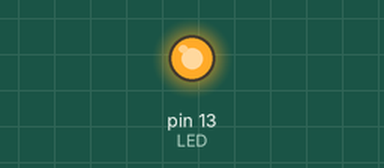
Recording of a sketch running on a simulated Arduino Uno, built with avr-gcc and run on an emulated ATmega328P. Parts: output pins drawn as LEDs (lit = HIGH). What the sketch prints to the serial monitor is not drawn.

Above: at 0.1 s.
At 5.7 s:
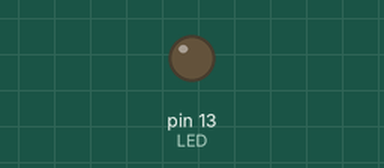
Timing chart, 0 to 40.0 s (numbered marks = the images above):
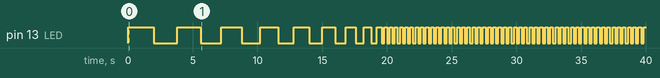

Measured:
- by itself, pin 13 (LED): LOW → HIGH at 0.00 s, → LOW 2.0 s later, → HIGH 1.8 s later, → LOW 1.8 s later, … (119 changes in this stretch)

The sketch:

Variable_Blinking_LED.ino
```cpp
//Johnny Krosby
//Variable LED Blinker
//The light gradually get faster

int LED = 13;
int counter = 0;
bool ledState = false;
int delayVar = 2000;

void setup() {
  // put your setup code here, to run once:
  Serial.begin(9600);
  Serial.println("The light will blink on 5 times and then stop");
  pinMode(LED, OUTPUT);
}

void loop() {

  ledState = !ledState;
  digitalWrite(LED, ledState);

  if (ledState == 0)
  {
    Serial.println(" \t OFF");
    if (delayVar != 200) {
      delayVar -= 200;
    }
    Serial.println(delayVar);
  }
  else
  {
    Serial.print("ON");
  }
  counter++;
  //The if statements above tell you if the LED is on or off depending on the value of ledState in the serial monitor
  delay(delayVar);

// void setup only does anything on the first frame, void loop runs every frame
// A veriable s pretty muh an empty box that can have any value and you can call it at any time. it makes it easier to bring numbers around especially when those numbers are changed around like in a timer the time is carried on through a variable
// Mainly for troubleshooting
// https://www.arduino.cc/reference/en/#structure

}
```
